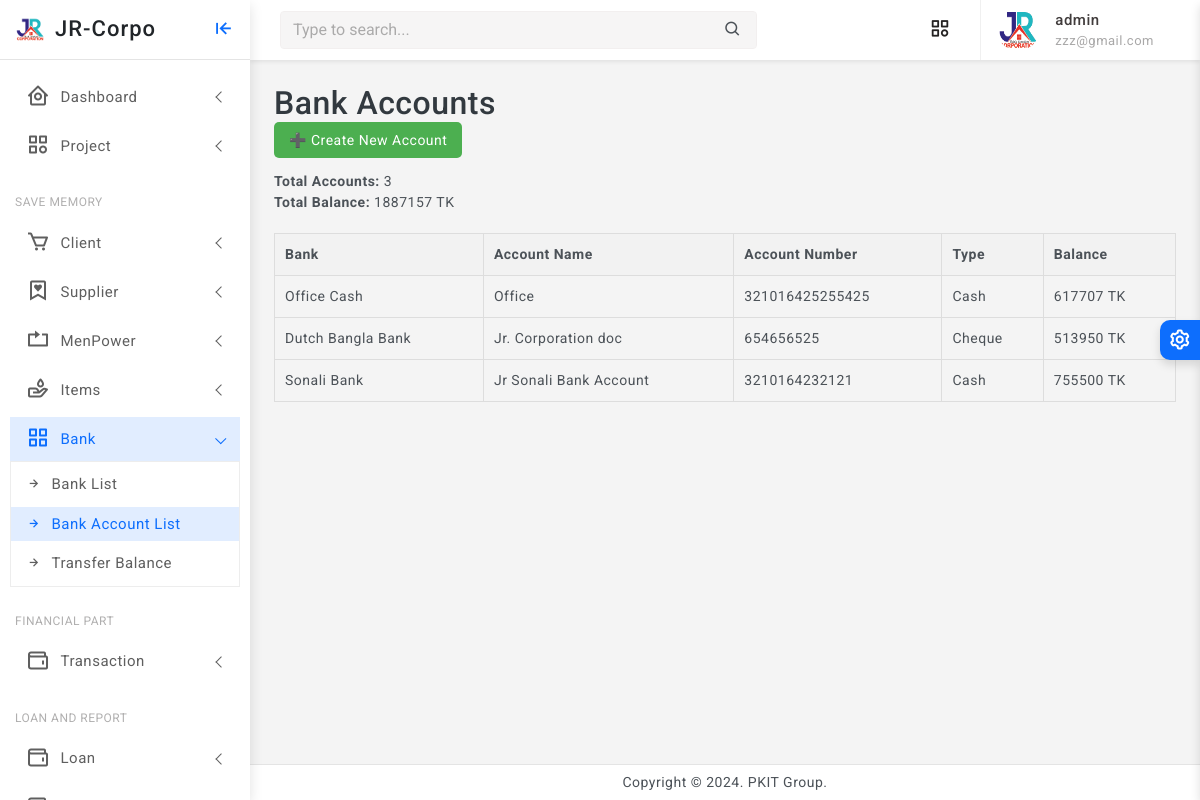
Screenshot of /bank/account/list/ (signed in) with the database file from the repository.
### finance/models.py (models this page shows, shortened)
class BankAccount(models.Model):
    ACCOUNT_TYPES = [
        ('CASH', 'Cash'),
        ('BANK', 'Bank Deposit'),
        ('MOBILE', 'Bkash / Nogod / Rocket'),
        ('CHEQUE', 'Cheque'),
    ]
    bank = models.ForeignKey(Bank, on_delete=models.SET_NULL, null=True, blank=True, help_text="Select bank name")
    account_name = models.CharField(max_length=100, help_text="Account holder's name")
    account_number = models.CharField(max_length=50, unique=True)
    account_type = models.CharField(max_length=10, choices=ACCOUNT_TYPES, default='SAVINGS')
    balance = models.PositiveIntegerField(default=0)
    created_at = models.DateTimeField(auto_now_add=True)
    class Meta:
        verbose_name = "Bank Account"
        verbose_name_plural = "Bank Accounts"

class Bank(models.Model):
    name = models.CharField(max_length=100)

### finance/views.py (the view)
# urls.py: path('bank/account/list/', views.bank_accounts_list, name='bank_account_list'),
@staff_required
def bank_accounts_list(request):
    accounts = BankAccount.objects.all()
    total_balance = sum(account.balance for account in accounts)
    total_accounts = accounts.count()
    return render(request, 'bank/bank_account_list.html', {
        'accounts': accounts,
        'total_balance': total_balance,
        'total_accounts': total_accounts
    })

### finance/views.py (called while the page is built)
def staff_required(view_func):
    return user_passes_test(lambda u: u.is_authenticated and u.is_staff)(view_func)

### finance/templates/bank/bank_account_list.html (shortened to what this page needs)
{% extends 'partials/base0.html' %}
{% load static %}
{% block content %}
<h2>Bank Accounts</h2>
<div style="margin-bottom: 20px;">
    <a href="{% url 'bank_account_create' %}" style="background-color: #4CAF50; color: white; padding: 10px 15px; text-decoration: none; border-radius: 5px;">➕ Create New Account</a>
</div>
<div style="margin-bottom: 20px;">
    <strong>Total Accounts:</strong> {{ total_accounts }}<br>
    <strong>Total Balance:</strong> {{ total_balance }} TK
</div>
<table style="width: 100%; border-collapse: collapse; margin-bottom: 20px;">
    <thead>
        <tr style="background-color: #f2f2f2;">
            <th style="padding: 10px; border: 1px solid #ddd;">Bank</th>
            <th style="padding: 10px; border: 1px solid #ddd;">Account Name</th>
            <th style="padding: 10px; border: 1px solid #ddd;">Account Number</th>
            <th style="padding: 10px; border: 1px solid #ddd;">Type</th>
            <th style="padding: 10px; border: 1px solid #ddd;">Balance</th>
        </tr>
    </thead>
    <tbody>
        {% for account in accounts %}
        <tr>
            <td style="padding: 10px; border: 1px solid #ddd;">{{ account.bank.name }}</td>
            <td style="padding: 10px; border: 1px solid #ddd;">{{ account.account_name }}</td>
            <td style="padding: 10px; border: 1px solid #ddd;">{{ account.account_number }}</td>
            <td style="padding: 10px; border: 1px solid #ddd;">{{ account.get_account_type_display }}</td>
            <td style="padding: 10px; border: 1px solid #ddd;">{{ account.balance }} TK</td>
        </tr>
        {% empty %}
        <tr>
            <td colspan="6" style="padding: 10px; text-align: center;">No bank accounts found.</td>
        </tr>
        {% endfor %}
    </tbody>
</table>
{% endblock %}

### templates/partials/base0.html (shortened to what this page needs)
<!doctype html>
<html lang="en">
{% load static %}
<head>
	<link href="{% static 'assets/plugins/vectormap/jquery-jvectormap-2.0.2.css' %}" rel="stylesheet"/>
	<link href="{% static 'assets/plugins/simplebar/css/simplebar.css' %}" rel="stylesheet" />
	<link href="{% static 'assets/plugins/perfect-scrollbar/css/perfect-scrollbar.css' %}" rel="stylesheet" />
	<link href="{% static 'assets/plugins/metismenu/css/metisMenu.min.css' %}" rel="stylesheet" />
	<link href="{% static 'assets/css/pace.min.css' %}" rel="stylesheet" />
	<link href="{% static 'assets/css/bootstrap.min.css' %}" rel="stylesheet">
	<link href="{% static 'assets/css/app.css' %}" rel="stylesheet">
	<link href="{% static 'assets/css/icons.css' %}" rel="stylesheet">
	<link rel="stylesheet" href="{% static 'assets/css/dark-theme.css' %}" />
	<link rel="stylesheet" href="{% static 'assets/css/semi-dark.css' %}" />
	<link rel="stylesheet" href="{% static 'assets/css/header-colors.css' %}" />
		<link rel="stylesheet" href="https://use.fontawesome.com/releases/v5.15.2/css/all.css"
>
</head>
<body>
	<div class="wrapper">
		<div class="sidebar-wrapper" data-simplebar="true">
			<div class="sidebar-header">
				<div>
					<img src="{% static 'assets/images/jr.png' %} " class="logo-icon" alt="logo icon">
				</div>
				<div>
				<a href="{% url 'home' %}" class="text-decoration-none">
					<h4 class="logo-text text-dark">JR-Corpo</h4>
				</a>
				</div>
				<div class="toggle-icon ms-auto"><i class='bx bx-arrow-to-left'></i>
				</div>
			</div>
			<ul class="metismenu" id="menu">
				<li>
					<a href="javascript:;" class="has-arrow">
						<div class="parent-icon"><i class='bx bx-home-circle'></i>
						</div>
						<div class="menu-title">Dashboard</div>
					</a>
				</li>
				<li>
					<a href="javascript:;" class="has-arrow">
						<div class="parent-icon"><i class="bx bx-category"></i>
						</div>
						<div class="menu-title">Project</div>
					</a>
				</li>
				<li class="menu-label">Save Memory</li>
				<li>
					<a href="javascript:;" class="has-arrow">
						<div class="parent-icon"><i class='bx bx-cart'></i>
						</div>
						<div class="menu-title"> Client </div>
					</a>
				</li>
				<li>
					<a class="has-arrow" href="javascript:;">
						<div class="parent-icon"><i class='bx bx-bookmark-heart'></i>
						</div>
						<div class="menu-title">Supplier</div>
					</a>
				</li>
				<li>
					<a class="has-arrow" href="javascript:;">
						<div class="parent-icon"><i class="bx bx-repeat"></i>
						</div>
						<div class="menu-title">MenPower</div>
					</a>
				</li>
				<li>
					<a class="has-arrow" href="javascript:;">
						<div class="parent-icon"> <i class="bx bx-donate-blood"></i>
						</div>
						<div class="menu-title">Items</div>
					</a>
				</li>
				<li>
					<a class="has-arrow" href="javascript:;">
						<div class="parent-icon"><i class="bx bx-grid-alt"></i>
						</div>
						<div class="menu-title">Bank</div>
					</a>
					<ul>
						<li> <a href="{% url 'bank_list' %}"><i class="bx bx-right-arrow-alt"></i>Bank List</a>
						</li>
						<li> <a href="{% url 'bank_account_list' %}"><i class="bx bx-right-arrow-alt"></i>Bank Account List</a>
						</li>
						<li> <a href="{% url 'transfer_view' %}"><i class="bx bx-right-arrow-alt"></i>Transfer Balance </a></li>
					</ul>
				</li>
				<li class="menu-label">Financial Part</li>
				<li>
					<a class="has-arrow" href="javascript:;">
						<div class="parent-icon"><i class='bx bx-wallet'></i>
						</div>
						<div class="menu-title">Transaction </div>
					</a>
				</li>
				<li class="menu-label">Loan and Report</li>
				<li>
					<a class="has-arrow" href="javascript:;">
						<div class="parent-icon"><i class='bx bx-wallet'></i>
						</div>
						<div class="menu-title">Loan </div>
					</a>
				</li>
				<li>
					<a class="has-arrow" href="javascript:;">
						<div class="parent-icon"><i class='bx bx-wallet'></i>
						</div>
					</a>
				</li>
			</ul>
		</div>
	<header>
			<div class="topbar d-flex align-items-center">
				<nav class="navbar navbar-expand">
					<div class="search-bar flex-grow-1">
						<div class="position-relative search-bar-box">
							<input type="text" class="form-control search-control" placeholder="Type to search..."> <span class="position-absolute top-50 search-show translate-middle-y"><i class='bx bx-search'></i></span>
						</div>
					</div>
					<div class="top-menu ms-auto">
						<ul class="navbar-nav align-items-center">
							<li class="nav-item dropdown dropdown-large">
								<a class="nav-link dropdown-toggle dropdown-toggle-nocaret" href="#" role="button" data-bs-toggle="dropdown" aria-expanded="false">	<i class='bx bx-category'></i>
								</a>
							</li>
						</ul>
					</div>
					<div class="user-box dropdown">
						<a class="d-flex align-items-center nav-link dropdown-toggle dropdown-toggle-nocaret" href="#" role="button" data-bs-toggle="dropdown" aria-expanded="false">
							<img src="{% static 'assets/images/jr.png' %}" class="user-img" alt="user avatar">
							<div class="user-info ps-3">
								<p class="user-name mb-0">{{ user.username }}</p>
								<p class="designattion mb-0">{{ user.email }}</p>
							</div>
						</a>
					</div>
				</nav>
			</div>
	</header>
		<div class="page-wrapper">
			<div class="page-content">
				{% block content %}
				{% endblock %}
			</div>
		</div>
		<footer class="page-footer">
			<p class="mb-0">Copyright © 2024. PKIT Group.</p>
		</footer>
	</div>
	<div class="switcher-wrapper">
		<div class="switcher-btn"> <i class='bx bx-cog bx-spin'></i>
		</div>
	</div>
</body>
</html>

### rows the page displays
BankAccount: bank.name "Office Cash", account_name "Office", account_number "321016425255425", account_type "Cash", balance "617707"
BankAccount: bank.name "Dutch Bangla Bank", account_name "Jr. Corporation doc", account_number "654656525", account_type "Cheque", balance "513950"
BankAccount: bank.name "Sonali Bank", account_name "Jr Sonali Bank Account", account_number "3210164232121", account_type "Cash", balance "755500"

### other values shown
{{ user.username }} "admin"
{{ user.email }} "zzz@gmail.com"
{{ total_accounts }} "3"
{{ total_balance }} "1887157"
